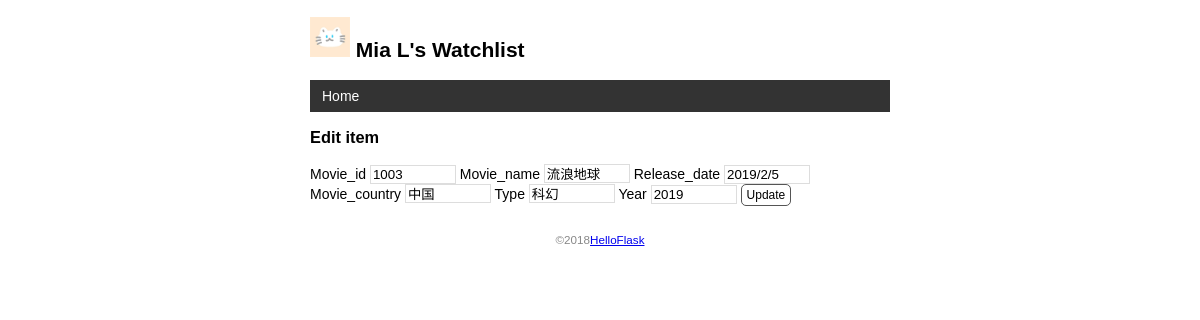
Page /movies_info/m_edit/1003 on the committed database.
### app.py (models this page shows)
class User(db.Model):
    id=db.Column(db.String(4),primary_key=True)
    name=db.Column(db.String(20))

class Movie_info(db.Model):
    movie_id=db.Column(db.String(4),primary_key=True)
    movie_name=db.Column(db.String(60))
    release_date=db.Column(db.String(12))
    movie_country=db.Column(db.String(10))
    type=db.Column(db.String(10))
    year=db.Column(db.String(10))

### app.py (the view, shortened to what this page needs)
@app.route('/movies_info/m_edit/<int:movie_id>',methods=['GET','POST'])
def m_edit(movie_id):
    movies_info = Movie_info.query.get_or_404(movie_id)
    return render_template('m_edit.html',movies_info=movies_info)

### app.py (called while the page is built)
@app.context_processor
def inject_user():
    user=User.query.first()
    return dict(user=user)

### templates/m_edit.html
{% extends 'base.html' %}
{% block content %}
<h3>Edit item</h3>
<form method="post">
    Movie_id <input type="text" name="movie_id" autocomplete="off" required value="{{ movies_info.movie_id }}">
    Movie_name <input type="text" name="movie_name" autocomplete="off" required value="{{ movies_info.movie_name }}">
    Release_date <input type="text" name="release_date" autocomplete="off" required value="{{ movies_info.release_date }}">
    Movie_country <input type="text" name="release_date" autocomplete="off" required value="{{ movies_info.movie_country }}">
    Type <input type="text" name="type" autocomplete="off" required value="{{ movies_info.type }}">
    Year <input type="text" name="year" autocomplete="off" required value="{{ movies_info.year }}">
    <input class="btn" type="submit" name="submit" value="Update">
</form>
{% endblock %}

### templates/base.html (shortened to what this page needs)
<!DOCTYPE html>
<html lang="en">
<head>
    {% block head %}
    <link rel="stylesheet" href="{{ url_for('static',filename='style.css') }}"type="text/css">
    {% endblock %}
</head>
<body>
    <h2>
        <img alt="Avatar"class="avatar"src="{{ url_for('static',filename='images/avatar.png') }}">
        {{ user.name }}'s Watchlist
    </h2>
    <nav>
        <ul>
            <li><a href="{{ url_for('index') }}">Home</a></li>
        </ul>
    </nav>
    {% block content %}{% endblock %}
    <footer>
        <small>&copy;2018<a href="http://helloflask.com/tutorial">HelloFlask</a></small>
    </footer>
</body>
</html>

### static/style.css (style rules this page uses)
body { margin:auto; max-width:580px; font-size:14px; font-family:Helvetica,Arial,sans-serif; }
footer { color:#888; margin-top:15px; text-align:center; padding: 10px; }
.avatar { width:40px; }
nav ul { list-style-type:none; margin:0; padding:0; overflow:hidden; background-color:#333; }
nav li { float:left; }
nav li a { display:block; color:white; text-align:center; padding:8px 12px; text-decoration:none; }
input[type=submit] { font-family:inherit; }
input[type=text] { border:1px solid #ddd; }
input[name=movie_id] { width:80px; }
input[name=movie_name] { width:80px; }
input[name=release_date] { width:80px; }
input[name=type] { width:80px; }
input[name=year] { width:80px; }
.btn { font-size:12px; padding:3px 5px; text-decoration:none; cursor:pointer; background-color:white; color:black; border:1px solid #555555; border-radius:5px; }

### rows in the picture
User: name "Mia L"
Movie_info: movie_id "1003", movie_name "流浪地球", release_date "2019/2/5", release_date "中国", type "科幻", year "2019"
